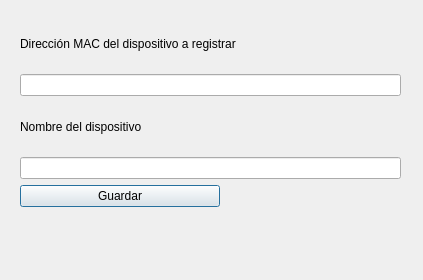
<?xml version="1.0" encoding="UTF-8"?>
<ui version="4.0">
 <class>Dialog</class>
 <widget class="QDialog" name="Dialog">
  <property name="geometry">
   <rect>
    <x>0</x>
    <y>0</y>
    <width>423</width>
    <height>280</height>
   </rect>
  </property>
  <property name="windowTitle">
   <string>Dialog</string>
  </property>
  <widget class="QWidget" name="verticalLayoutWidget">
   <property name="geometry">
    <rect>
     <x>10</x>
     <y>10</y>
     <width>401</width>
     <height>261</height>
    </rect>
   </property>
   <layout class="QVBoxLayout" name="save_lay">
    <item>
     <layout class="QVBoxLayout" name="verticalLayout">
      <property name="leftMargin">
       <number>10</number>
      </property>
      <property name="topMargin">
       <number>10</number>
      </property>
      <property name="rightMargin">
       <number>10</number>
      </property>
      <property name="bottomMargin">
       <number>10</number>
      </property>
      <item>
       <widget class="QLabel" name="macname_lab">
        <property name="text">
         <string>Dirección MAC del dispositivo a registrar</string>
        </property>
       </widget>
      </item>
      <item>
       <widget class="QLineEdit" name="macname_ledit"/>
      </item>
      <item>
       <widget class="QLabel" name="dispname_lab">
        <property name="text">
         <string>Nombre del dispositivo</string>
        </property>
       </widget>
      </item>
      <item>
       <widget class="QLineEdit" name="dispname_ledit"/>
      </item>
      <item>
       <widget class="QPushButton" name="savemac_b">
        <property name="sizePolicy">
         <sizepolicy hsizetype="Minimum" vsizetype="Fixed">
          <horstretch>0</horstretch>
          <verstretch>0</verstretch>
         </sizepolicy>
        </property>
        <property name="minimumSize">
         <size>
          <width>0</width>
          <height>0</height>
         </size>
        </property>
        <property name="maximumSize">
         <size>
          <width>200</width>
          <height>16777215</height>
         </size>
        </property>
        <property name="text">
         <string>Guardar</string>
        </property>
       </widget>
      </item>
      <item>
       <widget class="QLabel" name="feedback_lab">
        <property name="text">
         <string/>
        </property>
       </widget>
      </item>
     </layout>
    </item>
   </layout>
  </widget>
 </widget>
 <resources/>
 <connections/>
</ui>
